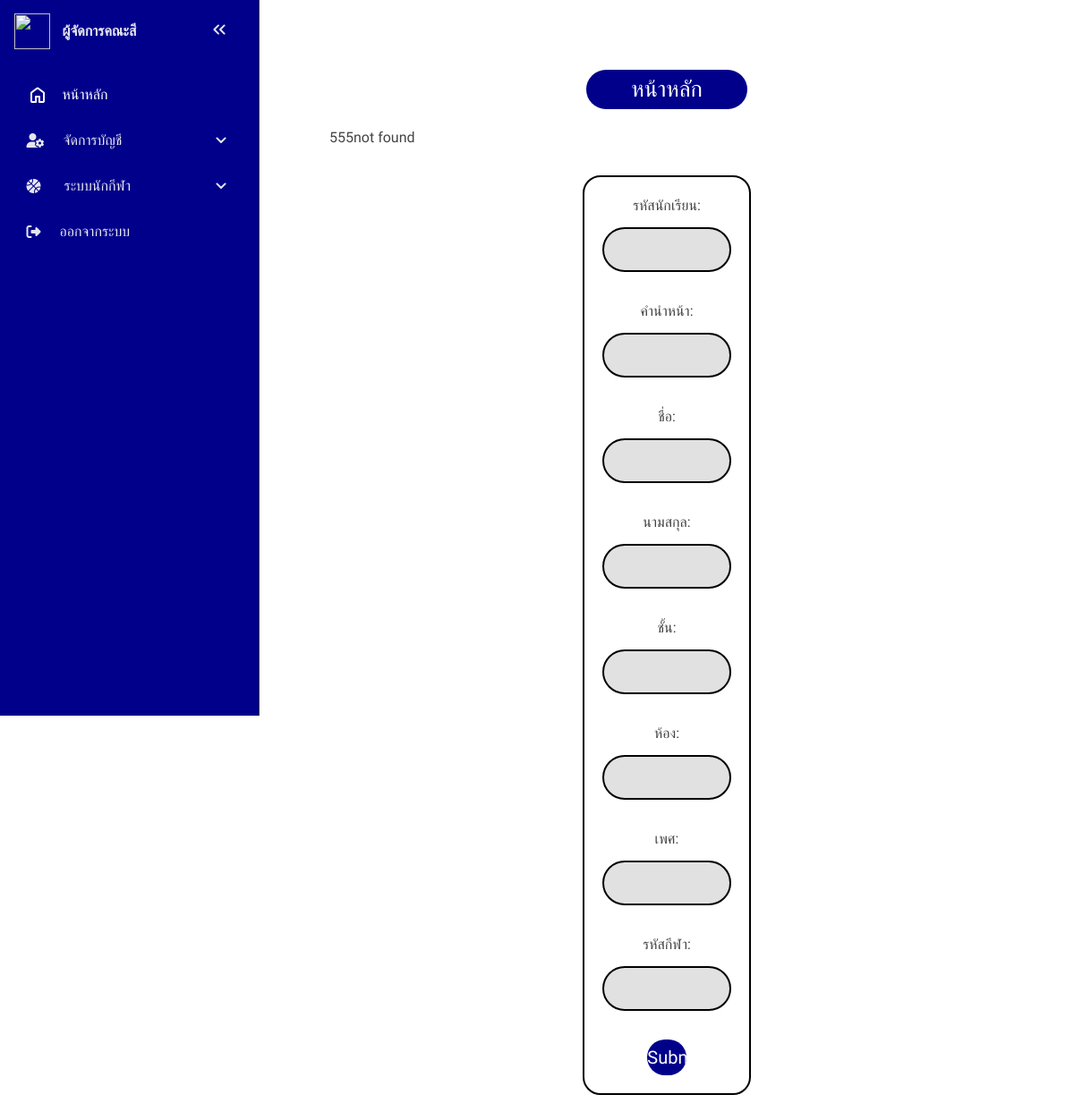
/admin_sport.php?page=add_sport&sub_page=edit&player_id=555 (signed in), run on an earlier commit of the app's database.
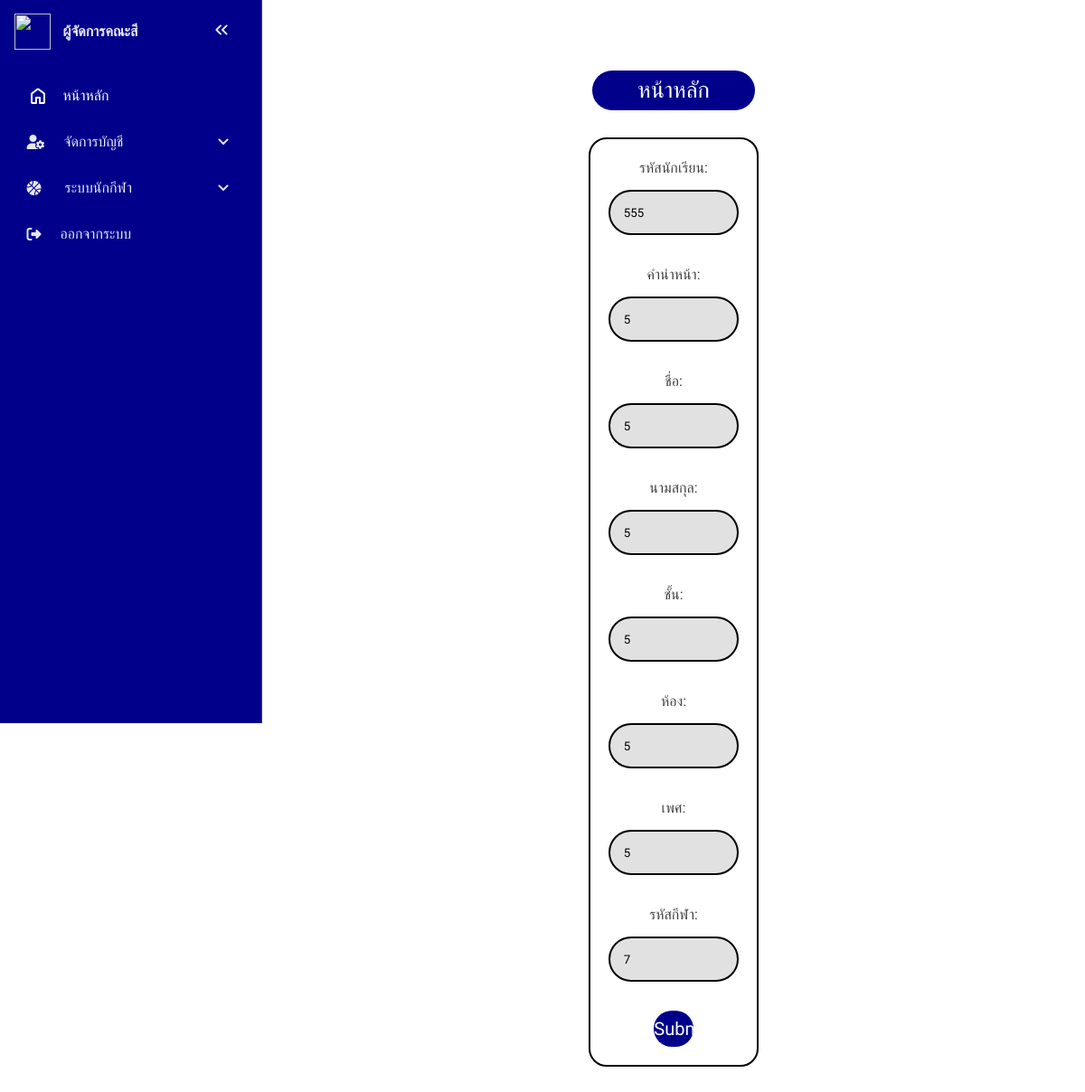
And on a later commit of the database.
### tables this page shows
CREATE TABLE `players` (
  `id_player` int(5) NOT NULL,
  `player_id` int(5) NOT NULL,
  `player_title` varchar(16) NOT NULL,
  `player_name` varchar(64) NOT NULL,
  `player_mid_name` varchar(64) NOT NULL,
  `player_sirname` varchar(64) NOT NULL,
  `player_class` int(2) NOT NULL,
  `player_room` int(2) NOT NULL,
  `player_gender` varchar(8) NOT NULL,
  `player_color_id` int(2) NOT NULL,
  `player_sport_id` int(11) NOT NULL
);

### admin_sport/edit/edit_add_sport.php (the view, shortened to what this page needs)
<body>
<?php
	$id_edit_players = $_GET['player_id'] ;
	$sql_find_edit_players = "SELECT * FROM `players` WHERE `player_id` = '$id_edit_players'";
	$result_find_edit_players = mysqli_query($conn, $sql_find_edit_players);
	if (mysqli_num_rows($result_find_edit_players) > 0 ) {
		$row_find_edit_players = mysqli_fetch_assoc($result_find_edit_players);
	}else{
		echo  $_GET['player_id'];
		echo "not found";
	}
?>
<center>
<form method="post" action="" class="add_sport_all">
	<label for="player_id">รหัสนักเรียน:</label><input type="text" class="box_sport" name="player_id" id="player_id" value="<?php echo $row_find_edit_players['player_id']; ?>"><br>
	<label for="player_title">คำนำหน้า:</label><input type="text" class="box_sport" name="player_title" id="player_title" value="<?php echo $row_find_edit_players['player_title']; ?>"><br>
	<label for="player_name">ชื่อ:</label><input type="text" class="box_sport" name="player_name" id="player_name" value="<?php echo $row_find_edit_players['player_name']; ?>"><br>
	<label for="player_sirname">นามสกุล:</label><input type="text" class="box_sport" name="player_sirname" id="player_sirname" value="<?php echo $row_find_edit_players['player_sirname']; ?>"><br>
	<label for="player_class">ชั้น:</label><input type="text" class="box_sport" name="player_class" id="player_class" value="<?php echo $row_find_edit_players['player_class']; ?>"><br>
	<label for="player_room">ห้อง:</label><input type="text" class="box_sport" name="player_room" id="player_room" value="<?php echo $row_find_edit_players['player_room']; ?>"><br>
	<label for="player_gender">เพศ:</label><input type="text" class="box_sport" name="player_gender" id="player_gender" value="<?php echo $row_find_edit_players['player_gender']; ?>"><br>
	<label for="player_sport_id">รหัสกีฬา:</label><input type="text" class="box_sport" name="player_sport_id" id="player_sport_id" value="<?php echo $row_find_edit_players['player_sport_id']; ?>"><br>
	<center>
	<input type="submit" name="edit_player" class="btn">
	</center>
</form>
	</center>
</body>

What changed in the data, as far as the page shows it:
added players: player_id "555", player_title "5", player_name "5", player_sirname "5", player_class "5", player_room "5", player_gender "5", player_sport_id "7"
Also different on the page:
$_GET['player_id']: "555" → (not shown)
text no longer shown: "not found"
